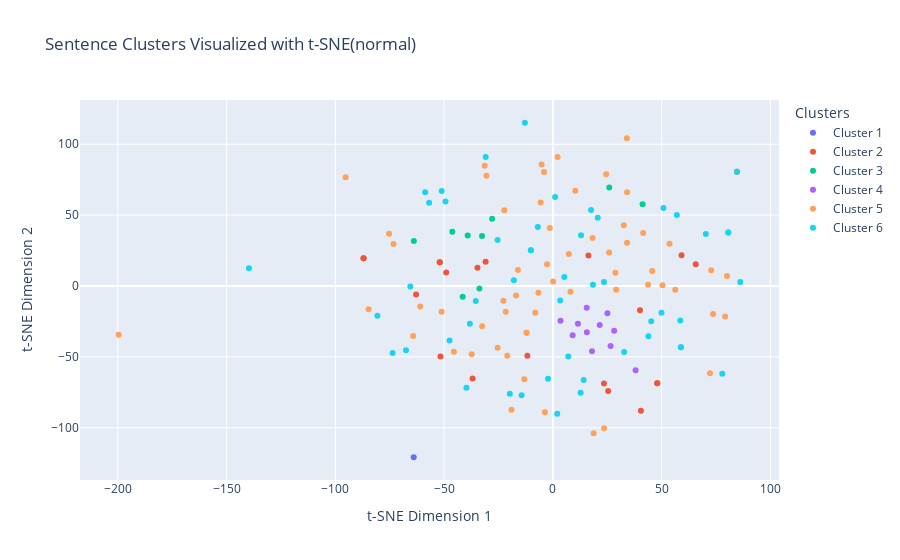

Notebook source saved alongside this figure:
### Code cell
fig = go.Figure()

for i in range(num_clusters):
    indices = labels == i
    fig.add_trace(go.Scatter(
        x=reduced_vectors_2d[indices, 0],
        y=reduced_vectors_2d[indices, 1],
        mode='markers',
        name=f'Cluster {i + 1}'
    ))

fig.update_layout(
    title='Sentence Clusters Visualized with t-SNE(normal)',
    xaxis_title='t-SNE Dimension 1',
    yaxis_title='t-SNE Dimension 2',
    legend_title="Clusters"
)

pio.show(fig)
